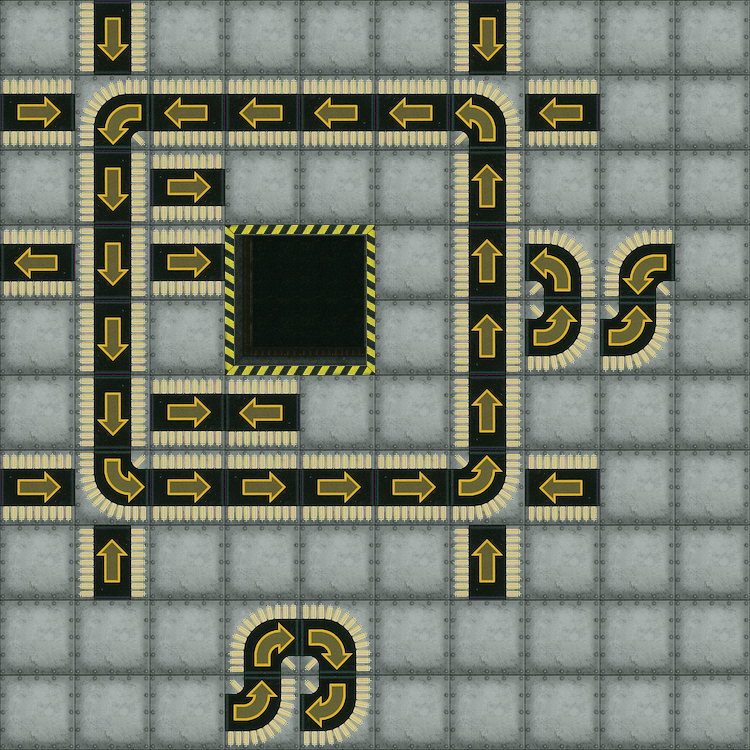

A level layout from a 2D game, rendered from its tile map. Below: a short description, then the map file with tile-grid data replaced by summaries:
An orthogonal 10x10 tile map with 75x75 px tiles, 2 tile layers (Background, Forground), 3 tilesets.

<map version="1.5" tiledversion="1.7.2" orientation="orthogonal" renderorder="right-down" width="10" height="10" tilewidth="75" tileheight="75" infinite="0" nextlayerid="5" nextobjectid="4">
 <tileset firstgid="1" source="conveyer_and_misc.tsx" />
 <tileset firstgid="36" source="board.tsx" />
 <tileset firstgid="48" source="pits.tsx" />
 <layer id="4" name="Background" width="10" height="10">
  <data>[100 cells, 100 non-empty, 1 distinct tile ids]</data>
 </layer>
 <layer id="1" name="Forground" width="10" height="10">
  <data>[100 cells, 45 non-empty, 6 distinct tile ids]</data>
 </layer>
</map>
